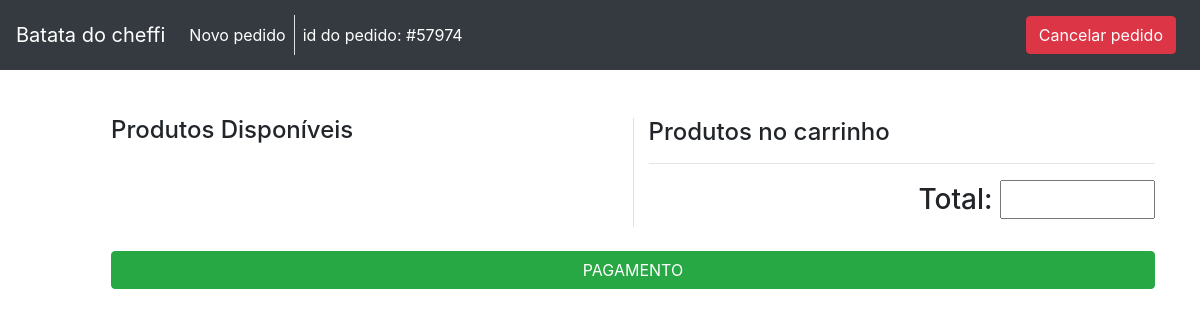
Before: /src/orders/order.php with the older database file.
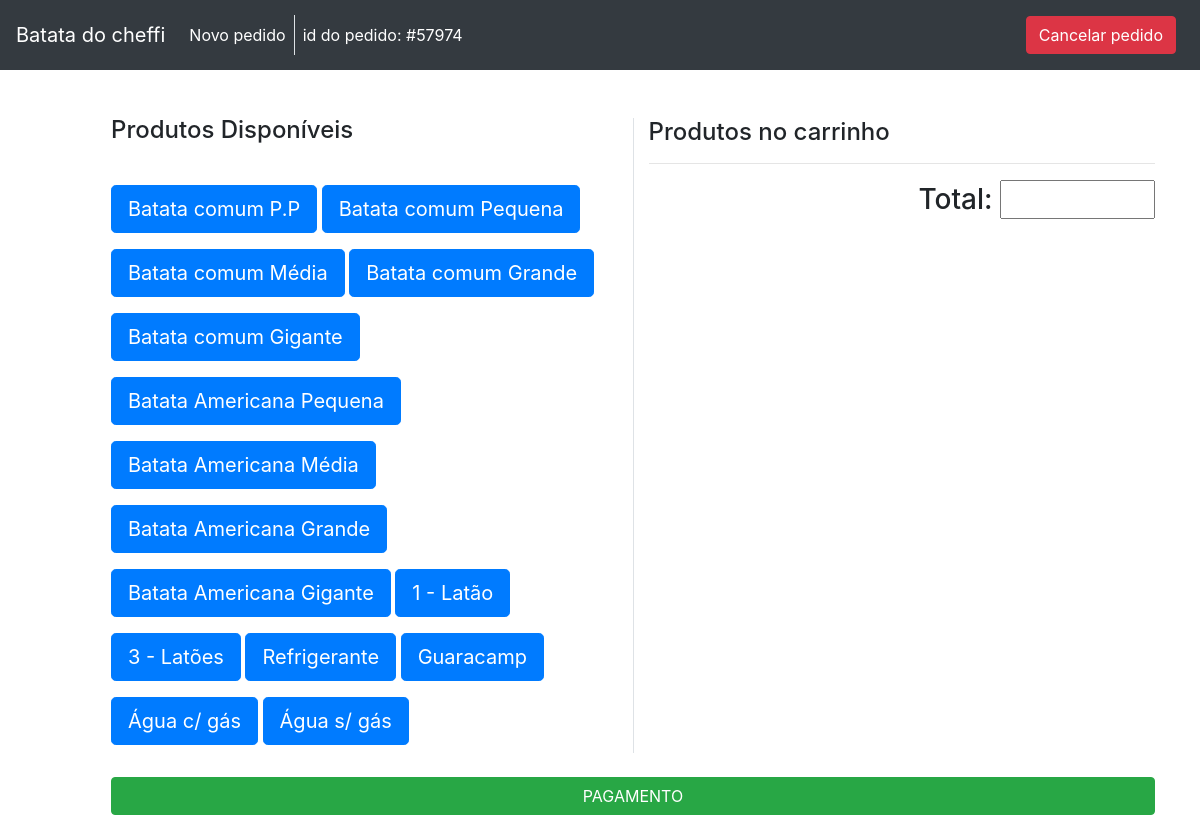
After: the same page with the newer database file.
### tables this page shows
CREATE TABLE `products` (
  `id_product` int(11) NOT NULL,
  `name_product` varchar(40) NOT NULL DEFAULT 'none',
  `value_product` float NOT NULL DEFAULT 0
);

### src/orders/order.php (the view, shortened to what this page needs)
<?php
    $idorder = rand(10000, 100000);
?>
<!DOCTYPE html>
<html lang="en">
<head>
    <link rel="stylesheet" href="../../node_modules/bootstrap/dist/css/bootstrap.min.css">
</head>
<body>
    <nav class="navbar navbar-expand-lg navbar-dark bg-dark">
        <a class="navbar-brand">Batata do cheffi</a>
        <div class="navbar-nav">
            <a class="nav-item nav-link active border-right">
                Novo pedido
            </a>
            <a class="nav-item nav-link active" href="#">
                id do pedido: #<?=$idorder?>
            </a>
        </div>
        <div class="navbar-nav ml-auto">
            <a class="nav-item nav-link active" href="#">
                <button type="button" class="btn btn-danger" onclick="cancelorder(<?=$idorder?>)"> Cancelar pedido </button>
            </a>
        </div>
    </nav>
    <div style="margin-left: 8%">
        <div class="row container mt-5" >
            <div class="col pt-2 border-right">
                <h4 style="margin-top: -2%" class="pb-4">Produtos Disponíveis</h4>
                <?php
                    $con = getConnection();
                    $sql = "SELECT * FROM products";
                    $stmt = $con->prepare($sql);
                    $stmt->execute();
                    $result = $stmt->fetchAll();
                    foreach ($result as $value) {
                        echo "
                            <button type=\"button\" class=\"btn btn-primary btn-lg mt-2 mb-2\" onclick=\"addtocart(".$value["id_product"].", $idorder)\">".$value["name_product"]."</button>
                        ";
                    }
                ?>
            </div>
            <div class="col">
                <h4>Produtos no carrinho</h4>
                <hr>
                <h3 class="text-right d-block"> Total: <input type="text" id="total" size="4" readonly></h3>
            </div>
            <div class="col w-100">
                <form action="payment.php" method="post">
                    <button type="submit" class="btn btn-success w-100  mt-4"> PAGAMENTO </button>
                </form>
            </div>
        </div>
    </div>
</body>
</html>

Changed rows visible on the page:
added products: name_product "Batata comum P.P"
added products: name_product "Batata comum Pequena"
added products: name_product "Batata comum Média"
added products: name_product "Batata comum Grande"
added products: name_product "Batata comum Gigante"
added products: name_product "Batata Americana Pequena"
added products: name_product "Batata Americana Média"
added products: name_product "Batata Americana Grande"
added products: name_product "Batata Americana Gigante"
added products: name_product "1 - Latão"
added products: name_product "3 - Latões"
added products: name_product "Refrigerante"
added products: name_product "Guaracamp"
added products: name_product "Água c/ gás"
added products: name_product "Água s/ gás"
